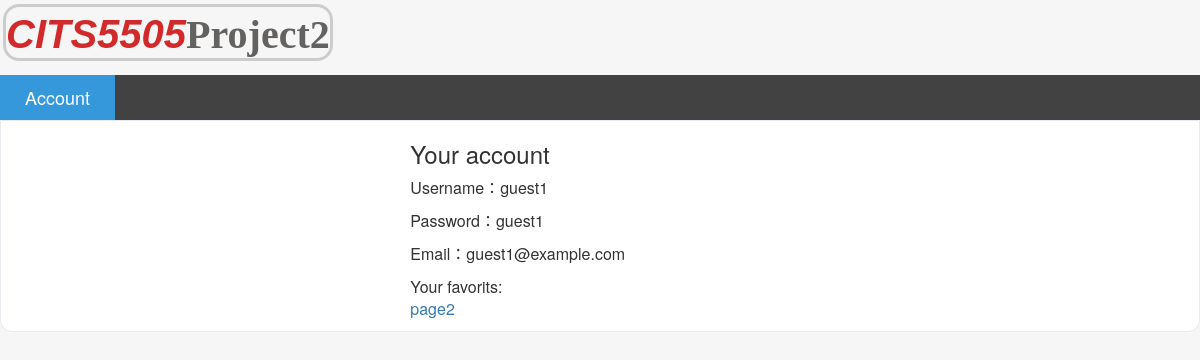
Before: /panel (signed in) with the older database file.
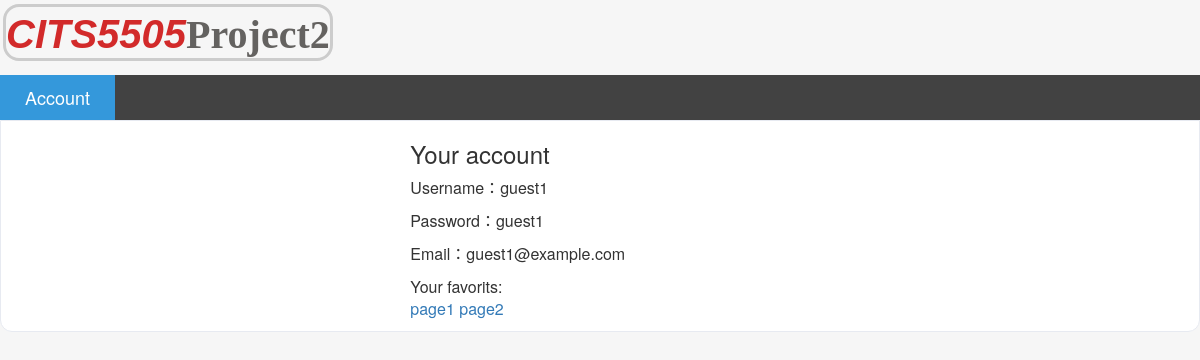
After: the same page with the newer database file.
### myflask.py (models this page shows, shortened)
class User(db.Model):
    __tablename__ = 'users'
    id = db.Column(db.Integer, primary_key=True)
    username = db.Column(db.String(80), unique=True)
    password = db.Column(db.String(80))
    email = db.Column(db.String(120), unique=True)
    fav=db.relationship('Favor',backref='User',lazy='dynamic')

class Favor(db.Model):
    __tablename__ = 'favor'
    num = db.Column(db.Integer, primary_key=True)
    username = db.Column(db.String(80))
    id = db.Column(db.Integer, db.ForeignKey('users.id'))
    favorite = db.Column(db.String(120))
    us=db.relationship('User',backref='favor')

### myflask.py (the view)
@app.route('/panel')
def panel():
    username = session.get('username')
    if not username:
        return redirect('/')
    user = User.query.filter(User.username == username).first()
    favor= db.session.query(Favor).filter(Favor.username == username).all()
    return render_template("panel.html", user=user,favor=favor)

### templates/panel.html (shortened to what this page needs)
<DOCTYPE html>
    <html>
    <head>
        <link rel="stylesheet" href="https://cdn.jsdelivr.net/npm/bootstrap@3.3.7/dist/css/bootstrap.min.css"
>
        <link rel="stylesheet" href="../static/css/stylepage1.css">
    </head>
    <body>
        <div class="container title">
            <div class="row">
                <div id="logo" class="col-md-4">
                    <h1>
                        <a href="{{ url_for('index')}}">
                            <p1>CITS5505<p2>Project2</p2>
                            </p1>
                        </a>
                    </h1>
                </div>
            </div>
        </div>
        <div class="container navigation">
            <div class="row">
                <ul id="navbar" class="nav nav-tabs">
                    <li class="active">
                        <a href="#account" data-toggle="tab">Account</a>
                    </li>
                </ul>
            </div>
        </div>
        <div class="container content">
            <div id="mytabContent" class="tab-content tabs">
                <div class="tab-pane in active" id="accountr">
                    <div class="row">
                        <div class="col-md-4 col-md-offset-4">
                            <h3>Your account</h3>
                            <p>Username：{{user.username}}</p>
                            <p>Password：{{user.password}}</p>
                            <p>Email：{{user.email}}</p>
                            <p>Your favorits:<br>
                                {% for page in favor %}
                                <a href="{{ url_for('test',numberpage=page.favorite) }}">{{ page.favorite }}</a>
                                {% endfor %}
                            </p>
                        </div>
                    </div>
                </div>
            </div>
        </div>
    </body>
    </html>

### static/css/stylepage1.css (style rules this page uses)
body { background: #f6f6f6; }
.title { width: 100%; max-width: 1260px; min-width: 755px; margin:auto; overflow:hidden; padding:0 0 0 0; position: sticky; top: 0px; z-index: 1000; background: #f6f6f6; }
#logo { padding:0 0 0 0; position: relative; left: 18px; top: -8px; }
.title h1 a:link { text-decoration: none; }
.title h1 a { border-width: 2px; border: solid #ccc; border-radius: 16px; }
.title h1 p1 { color:rgba(204, 11, 11, 0.87); font-style:italic; font-weight: bold; font-size: 40px; font-family:Verdana, Geneva, Tahoma, sans-serif }
.title h1 p2 { color:rgba(68, 65, 63, 0.822); font-weight:bold; font-style:normal; font-size: 40px; font-family:initial }
.navigation { background: rgb(66, 66, 66); width:100%; padding:0 0 0 0; position: sticky; top: 75px; z-index: 1000; }
.navigation .row { width: 100%; max-width: 1260px; min-width: 755px; margin: 0 auto; overflow: hidden; }
.navigation .nav-tabs { border-style:none; font-size: 18px; border:0px; }
.navigation .nav-tabs li { border-style:none }
.navigation .nav-tabs li a { color:rgb(255, 255, 255); border:0px #ddd solid; margin-right: 0px; border-radius: 0; width: 115px; text-align: center; }
.navigation .nav-tabs .active a { border-color:#3498db !important; background: #3498db !important; color:#fff !important; border:0px !important }
.content { width: 100%; max-width: 1260px; min-width: 755px; margin: 0 auto; overflow: hidden; padding:0 0 0 0 }
.tab-pane { background:#fff; border: 1.5px solid #e7eaf1; border-bottom-left-radius:12px; border-bottom-right-radius:12px }
p { font-size:16px }

Changed rows visible on the page:
added Favor: favorite "page1"
